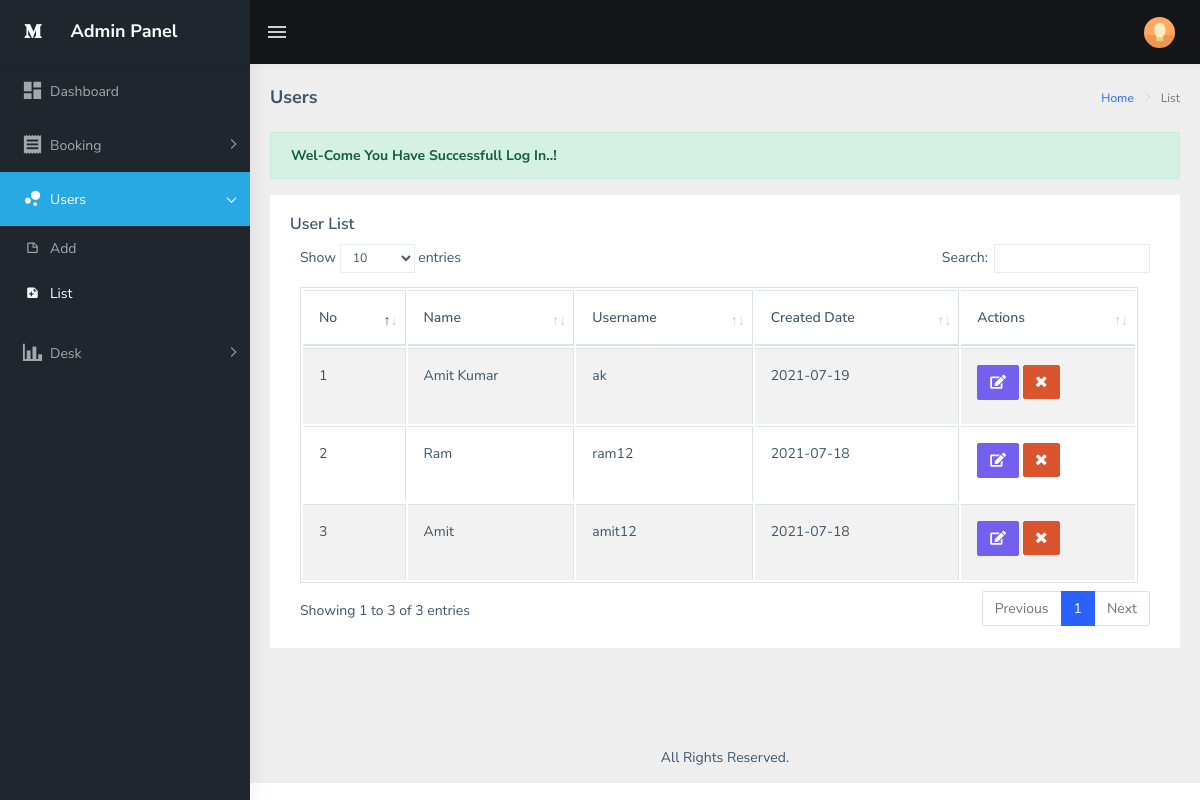
Page /admin/users.php (signed in) on the committed database.
### tables this page shows
CREATE TABLE `user` (
  `id` int(11) NOT NULL,
  `username` varchar(255) NOT NULL,
  `name` varchar(255) NOT NULL,
  `password` varchar(255) NOT NULL,
  `created_at` date NOT NULL
);

### admin/users.php (the view, shortened to what this page needs)
<!DOCTYPE html>
<html>
<head>
  <?php include("include/head.php"); ?>
</head>
  <?php include("include/profile.php"); ?>
  <?php include("include/sidebar.php"); ?>
        <div class="page-wrapper">
            <div class="page-breadcrumb">
                <div class="row">
                    <div class="col-12 d-flex no-block align-items-center">
                        <h4 class="page-title">Users</h4>
                        <div class="ml-auto text-right">
                            <nav aria-label="breadcrumb">
                                <ol class="breadcrumb">
                                    <li class="breadcrumb-item"><a href="index.php">Home</a></li>
                                    <li class="breadcrumb-item active" aria-current="page">List</li>
                                </ol>
                            </nav>
                        </div>
                    </div>
                </div>
            </div>
            <div class="container-fluid">
                <?php include('include/set_message.php'); ?>
                <div class="row">
                    <div class="col-12">
                        <div class="card">
                            <div class="card-body">
                                <h5 class="card-title">User List</h5>
                                <div class="table-responsive">
                                    <table id="zero_config" class="table table-striped table-bordered">
                                        <thead>
                                            <tr>
                                                <th>No</th>
                                                <th>Name</th>
                                                <th>Username</th>
                                                <th>Created Date</th>
                                                <th>Actions</th>
                                            </tr>
                                        </thead>
                                        <tbody>
                                        <?php
                                          include("include/config.php");
                                          $cat = "SELECT * FROM `user` ORDER BY id  DESC";
                                          $result = mysqli_query($con,$cat);
                                          $co = 1;
                                          while ($row = mysqli_fetch_assoc($result)) {
                                        ?>
                                          <tr>
                                          <td><?=$co?></td>
                                          <td><?=$row['name']?></td>
                                          <td><?=$row['username']?></td>
                                          <td><?=$row['created_at']?></td>
                                          <td style="display: flex;">
                                            <a href="edit_property.php?id=<?=$row['id'];?>" style="padding-right: 4px;"><label class="btn btn-primary" style="cursor:pointer;"><i class="fas fa-edit" aria-hidden="true"></i></label></a>
                                            <button  type="submit" class="btn btn-danger deleteBtn" style="height: 34px;" data-toggle="modal" data-target="#Modal2"><i class="fa fa-times" aria-hidden="true"></i></button><br>
                                          </td>
                                        </tr>
                                      <?PHP $co++;
                                       }
                                     ?>
                                        </tbody>
                                    </table>
                                </div>
                            </div>
                        </div>
                    </div>
                </div>
            </div>
  <?php include("include/footer.php"); ?>
</body>
</html>

### rows in the picture
user: name "Amit Kumar", username "ak", created_at "2021-07-19"
user: name "Ram", username "ram12", created_at "2021-07-18"
user: name "Amit", username "amit12", created_at "2021-07-18"

### other values in the picture
$er "Wel-Come You Have Successfull Log In..!"
